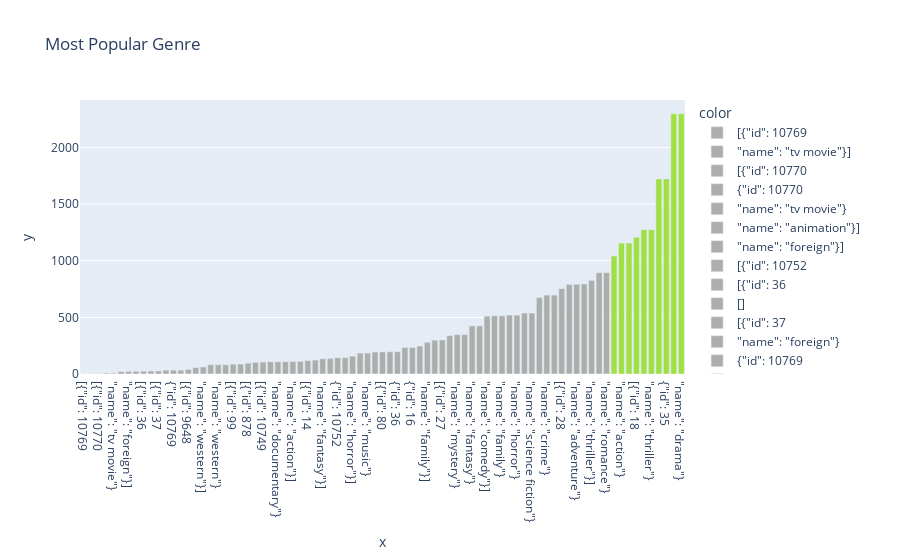

Notebook code cell kept with this figure:
### Code cell
import plotly.express as px
base_counts = get_counts(data, 'genres', genres)
base_counts = pd.DataFrame(index=base_counts.keys(),
                           data=base_counts.values(),
                           columns=['Counts'])
base_counts.sort_values(by='Counts', inplace=True)
# Plot the chart which shows top genres and separate by color where genre<1000
colors=['#abaeab' if i<1000 else '#A0E045' for i in  base_counts.Counts]
fig = px.bar(x=base_counts.index,
             y=base_counts['Counts'],
             title='Most Popular Genre',color_discrete_sequence=colors,color=base_counts.index)
fig.show()

### Figure 1 — Plotly figure (JSON) as saved in the notebook; plotly's stock layout.template omitted (floating-point values rounded to 4 significant figures)
{"data": [{"alignmentgroup": "True", "hovertemplate": "color=[{\"id\": 10769<br>x=%{x}<br>y=%{y}<extra></extra>", "legendgroup": "[{\"id\": 10769", "marker": {"color": "#abaeab", "pattern": {"shape": ""}}, "name": "[{\"id\": 10769", "offsetgroup": "[{\"id\": 10769", "orientation": "v", "showlegend": true, "textposition": "auto", "type": "bar", "x": ["[{\"id\": 10769"], "xaxis": "x", "y": [2], "yaxis": "y"}, {"alignmentgroup": "True", "hovertemplate": "color=\"name\": \"tv movie\"}]<br>x=%{x}<br>y=%{y}<extra></extra>", "legendgroup": "\"name\": \"tv movie\"}]", "marker": {"color": "#abaeab", "pattern": {"shape": ""}}, "name": "\"name\": \"tv movie\"}]", "offsetgroup": "\"name\": \"tv movie\"}]", "orientation": "v", "showlegend": true, "textposition": "auto", "type": "bar", "x": ["\"name\": \"tv movie\"}]"], "xaxis": "x", "y": [4], "yaxis": "y"}, {"alignmentgroup": "True", "hovertemplate": "color=[{\"id\": 10770<br>x=%{x}<br>y=%{y}<extra></extra>", "legendgroup": "[{\"id\": 10770", "marker": {"color": "#abaeab", "pattern": {"shape": ""}}, "name": "[{\"id\": 10770", "offsetgroup": "[{\"id\": 10770", "orientation": "v", "showlegend": true, "textposition": "auto", "type": "bar", "x": ["[{\"id\": 10770"], "xaxis": "x", "y": [4], "yaxis": "y"}, {"alignmentgroup": "True", "hovertemplate": "color={\"id\": 10770<br>x=%{x}<br>y=%{y}<extra></extra>", "legendgroup": "{\"id\": 10770", "marker": {"color": "#abaeab", "pattern": {"shape": ""}}, "name": "{\"id\": 10770", "offsetgroup": "{\"id\": 10770", "orientation": "v", "showlegend": true, "textposition": "auto", "type": "bar", "x": ["{\"id\": 10770"], "xaxis": "x", "y": [8], "yaxis": "y"}, {"alignmentgroup": "True", "hovertemplate": "color=\"name\": \"tv movie\"}<br>x=%{x}<br>y=%{y}<extra></extra>", "legendgroup": "\"name\": \"tv movie\"}", "marker": {"color": "#abaeab", "pattern": {"shape": ""}}, "name": "\"name\": \"tv movie\"}", "offsetgroup": "\"name\": \"tv movie\"}", "orientation": "v", "showlegend": true, "textposition": "auto", "type": "bar", "x": ["\"name\": \"tv movie\"}"], "xaxis": "x", "y": [8], "yaxis": "y"}, {"alignmentgroup": "True", "hovertemplate": "color=\"name\": \"animation\"}]<br>x=%{x}<br>y=%{y}<extra></extra>", "legendgroup": "\"name\": \"animation\"}]", "marker": {"color": "#abaeab", "pattern": {"shape": ""}}, "name": "\"name\": \"animation\"}]", "offsetgroup": "\"name\": \"animation\"}]", "orientation": "v", "showlegend": true, "textposition": "auto", "type": "bar", "x": ["\"name\": \"animation\"}]"], "xaxis": "x", "y": [21], "yaxis": "y"}, {"alignmentgroup": "True", "hovertemplate": "color=\"name\": \"foreign\"}]<br>x=%{x}<br>y=%{y}<extra></extra>", "legendgroup": "\"name\": \"foreign\"}]", "marker": {"color": "#abaeab", "pattern": {"shape": ""}}, "name": "\"name\": \"foreign\"}]", "offsetgroup": "\"name\": \"foreign\"}]", "orientation": "v", "showlegend": true, "textposition": "auto", "type": "bar", "x": ["\"name\": \"foreign\"}]"], "xaxis": "x", "y": [23], "yaxis": "y"}, {"alignmentgroup": "True", "hovertemplate": "color=[{\"id\": 10752<br>x=%{x}<br>y=%{y}<extra></extra>", "legendgroup": "[{\"id\": 10752", "marker": {"color": "#abaeab", "pattern": {"shape": ""}}, "name": "[{\"id\": 10752", "offsetgroup": "[{\"id\": 10752", "orientation": "v", "showlegend": true, "textposition": "auto", "type": "bar", "x": ["[{\"id\": 10752"], "xaxis": "x", "y": [24], "yaxis": "y"}, {"alignmentgroup": "True", "hovertemplate": "color=[{\"id\": 36<br>x=%{x}<br>y=%{y}<extra></extra>", "legendgroup": "[{\"id\": 36", "marker": {"color": "#abaeab", "pattern": {"shape": ""}}, "name": "[{\"id\": 36", "offsetgroup": "[{\"id\": 36", "orientation": "v", "showlegend": true, "textposition": "auto", "type": "bar", "x": ["[{\"id\": 36"], "xaxis": "x", "y": [25], "yaxis": "y"}, {"alignmentgroup": "True", "hovertemplate": "color=[]<br>x=%{x}<br>y=%{y}<extra></extra>", "legendgroup": "[]", "marker": {"color": "#abaeab", "pattern": {"shape": ""}}, "name": "[]", "offsetgroup": "[]", "orientation": "v", "showlegend": true, "textposition": "auto", "type": "bar", "x": ["[]"], "xaxis": "x", "y": [27], "yaxis": "y"}, {"alignmentgroup": "True", "hovertemplate": "color=[{\"id\": 37<br>x=%{x}<br>y=%{y}<extra></extra>", "legendgroup": "[{\"id\": 37", "marker": {"color": "#abaeab", "pattern": {"shape": ""}}, "name": "[{\"id\": 37", "offsetgroup": "[{\"id\": 37", "orientation": "v", "showlegend": true, "textposition": "auto", "type": "bar", "x": ["[{\"id\": 37"], "xaxis": "x", "y": [27], "yaxis": "y"}, {"alignmentgroup": "True", "hovertemplate": "color=\"name\": \"foreign\"}<br>x=%{x}<br>y=%{y}<extra></extra>", "legendgroup": "\"name\": \"foreign\"}", "marker": {"color": "#abaeab", "pattern": {"shape": ""}}, "name": "\"name\": \"foreign\"}", "offsetgroup": "\"name\": \"foreign\"}", "orientation": "v", "showlegend": true, "textposition": "auto", "type": "bar", "x": ["\"name\": \"foreign\"}"], "xaxis": "x", "y": [34], "yaxis": "y"}, {"alignmentgroup": "True", "hovertemplate": "color={\"id\": 10769<br>x=%{x}<br>y=%{y}<extra></extra>", "legendgroup": "{\"id\": 10769", "marker": {"color": "#abaeab", "pattern": {"shape": ""}}, "name": "{\"id\": 10769", "offsetgroup": "{\"id\": 10769", "orientation": "v", "showlegend": true, "textposition": "auto", "type": "bar", "x": ["{\"id\": 10769"], "xaxis": "x", "y": [34], "yaxis": "y"}, {"alignmentgroup": "True", "hovertemplate": "color=[{\"id\": 10402<br>x=%{x}<br>y=%{y}<extra></extra>", "legendgroup": "[{\"id\": 10402", "marker": {"color": "#abaeab", "pattern": {"shape": ""}}, "name": "[{\"id\": 10402", "offsetgroup": "[{\"id\": 10402", "orientation": "v", "showlegend": true, "textposition": "auto", "type": "bar", "x": ["[{\"id\": 10402"], "xaxis": "x", "y": [34], "yaxis": "y"}, {"alignmentgroup": "True", "hovertemplate": "color=[{\"id\": 9648<br>x=%{x}<br>y=%{y}<extra></extra>", "legendgroup": "[{\"id\": 9648", "marker": {"color": "#abaeab", "pattern": {"shape": ""}}, "name": "[{\"id\": 9648", "offsetgroup": "[{\"id\": 9648", "orientation": "v", "showlegend": true, "textposition": "auto", "type": "bar", "x": ["[{\"id\": 9648"], "xaxis": "x", "y": [41], "yaxis": "y"}, {"alignmentgroup": "True", "hovertemplate": "color=[{\"id\": 10751<br>x=%{x}<br>y=%{y}<extra></extra>", "legendgroup": "[{\"id\": 10751", "marker": {"color": "#abaeab", "pattern": {"shape": ""}}, "name": "[{\"id\": 10751", "offsetgroup": "[{\"id\": 10751", "orientation": "v", "showlegend": true, "textposition": "auto", "type": "bar", "x": ["[{\"id\": 10751"], "xaxis": "x", "y": [57], "yaxis": "y"}, {"alignmentgroup": "True", "hovertemplate": "color=\"name\": \"western\"}]<br>x=%{x}<br>y=%{y}<extra></extra>", "legendgroup": "\"name\": \"western\"}]", "marker": {"color": "#abaeab", "pattern": {"shape": ""}}, "name": "\"name\": \"western\"}]", "offsetgroup": "\"name\": \"western\"}]", "orientation": "v", "showlegend": true, "textposition": "auto", "type": "bar", "x": ["\"name\": \"western\"}]"], "xaxis": "x", "y": [62], "yaxis": "y"}, {"alignmentgroup": "True", "hovertemplate": "color=\"name\": \"documentary\"}]<br>x=%{x}<br>y=%{y}<extra></extra>", "legendgroup": "\"name\": \"documentary\"}]", "marker": {"color": "#abaeab", "pattern": {"shape": ""}}, "name": "\"name\": \"documentary\"}]", "offsetgroup": "\"name\": \"documentary\"}]", "orientation": "v", "showlegend": true, "textposition": "auto", "type": "bar", "x": ["\"name\": \"documentary\"}]"], "xaxis": "x", "y": [82], "yaxis": "y"}, {"alignmentgroup": "True", "hovertemplate": "color=\"name\": \"western\"}<br>x=%{x}<br>y=%{y}<extra></extra>", "legendgroup": "\"name\": \"western\"}", "marker": {"color": "#abaeab", "pattern": {"shape": ""}}, "name": "\"name\": \"western\"}", "offsetgroup": "\"name\": \"western\"}", "orientation": "v", "showlegend": true, "textposition": "auto", "type": "bar", "x": ["\"name\": \"western\"}"], "xaxis": "x", "y": [82], "yaxis": "y"}, {"alignmentgroup": "True", "hovertemplate": "color={\"id\": 37<br>x=%{x}<br>y=%{y}<extra></extra>", "legendgroup": "{\"id\": 37", "marker": {"color": "#abaeab", "pattern": {"shape": ""}}, "name": "{\"id\": 37", "offsetgroup": "{\"id\": 37", "orientation": "v", "showlegend": true, "textposition": "auto", "type": "bar", "x": ["{\"id\": 37"], "xaxis": "x", "y": [82], "yaxis": "y"}, {"alignmentgroup": "True", "hovertemplate": "color=[{\"id\": 99<br>x=%{x}<br>y=%{y}<extra></extra>", "legendgroup": "[{\"id\": 99", "marker": {"color": "#abaeab", "pattern": {"shape": ""}}, "name": "[{\"id\": 99", "offsetgroup": "[{\"id\": 99", "orientation": "v", "showlegend": true, "textposition": "auto", "type": "bar", "x": ["[{\"id\": 99"], "xaxis": "x", "y": [87], "yaxis": "y"}, {"alignmentgroup": "True", "hovertemplate": "color=\"name\": \"history\"}]<br>x=%{x}<br>y=%{y}<extra></extra>", "legendgroup": "\"name\": \"history\"}]", "marker": {"color": "#abaeab", "pattern": {"shape": ""}}, "name": "\"name\": \"history\"}]", "offsetgroup": "\"name\": \"history\"}]", "orientation": "v", "showlegend": true, "textposition": "auto", "type": "bar", "x": ["\"name\": \"history\"}]"], "xaxis": "x", "y": [88], "yaxis": "y"}, {"alignmentgroup": "True", "hovertemplate": "color=[{\"id\": 878<br>x=%{x}<br>y=%{y}<extra></extra>", "legendgroup": "[{\"id\": 878", "marker": {"color": "#abaeab", "pattern": {"shape": ""}}, "name": "[{\"id\": 878", "offsetgroup": "[{\"id\": 878", "orientation": "v", "showlegend": true, "textposition": "auto", "type": "bar", "x": ["[{\"id\": 878"], "xaxis": "x", "y": [96], "yaxis": "y"}, {"alignmentgroup": "True", "hovertemplate": "color=\"name\": \"music\"}]<br>x=%{x}<br>y=%{y}<extra></extra>", "legendgroup": "\"name\": \"music\"}]", "marker": {"color": "#abaeab", "pattern": {"shape": ""}}, "name": "\"name\": \"music\"}]", "offsetgroup": "\"name\": \"music\"}]", "orientation": "v", "showlegend": true, "textposition": "auto", "type": "bar", "x": ["\"name\": \"music\"}]"], "xaxis": "x", "y": [103], "yaxis": "y"}, {"alignmentgroup": "True", "hovertemplate": "color=[{\"id\": 10749<br>x=%{x}<br>y=%{y}<extra></extra>", "legendgroup": "[{\"id\": 10749", "marker": {"color": "#abaeab", "pattern": {"shape": ""}}, "name": "[{\"id\": 10749", "offsetgroup": "[{\"id\": 10749", "orientation": "v", "showlegend": true, "textposition": "auto", "type": "bar", "x": ["[{\"id\": 10749"], "xaxis": "x", "y": [106], "yaxis": "y"}, {"alignmentgroup": "True", "hovertemplate": "color={\"id\": 99<br>x=%{x}<br>y=%{y}<extra></extra>", "legendgroup": "{\"id\": 99", "marker": {"color": "#abaeab", "pattern": {"shape": ""}}, "name": "{\"id\": 99", "offsetgroup": "{\"id\": 99", "orientation": "v", "showlegend": true, "textposition": "auto", "type": "bar", "x": ["{\"id\": 99"], "xaxis": "x", "y": [108], "yaxis": "y"}, {"alignmentgroup": "True", "hovertemplate": "color=\"name\": \"documentary\"}<br>x=%{x}<br>y=%{y}<extra></extra>", "legendgroup": "\"name\": \"documentary\"}", "marker": {"color": "#abaeab", "pattern": {"shape": ""}}, "name": "\"name\": \"documentary\"}", "offsetgroup": "\"name\": \"documentary\"}", "orientation": "v", "showlegend": true, "textposition": "auto", "type": "bar", "x": ["\"name\": \"documentary\"}"], "xaxis": "x", "y": [108], "yaxis": "y"}, {"alignmentgroup": "True", "hovertemplate": "color=\"name\": \"war\"}]<br>x=%{x}<br>y=%{y}<extra></extra>", "legendgroup": "\"name\": \"war\"}]", "marker": {"color": "#abaeab", "pattern": {"shape": ""}}, "name": "\"name\": \"war\"}]", "offsetgroup": "\"name\": \"war\"}]", "orientation": "v", "showlegend": true, "textposition": "auto", "type": "bar", "x": ["\"name\": \"war\"}]"], "xaxis": "x", "y": [109], "yaxis": "y"}, {"alignmentgroup": "True", "hovertemplate": "color=\"name\": \"action\"}]<br>x=%{x}<br>y=%{y}<extra></extra>", "legendgroup": "\"name\": \"action\"}]", "marker": {"color": "#abaeab", "pattern": {"shape": ""}}, "name": "\"name\": \"action\"}]", "offsetgroup": "\"name\": \"action\"}]", "orientation": "v", "showlegend": true, "textposition": "auto", "type": "bar", "x": ["\"name\": \"action\"}]"], "xaxis": "x", "y": [110], "yaxis": "y"}, {"alignmentgroup": "True", "hovertemplate": "color=\"name\": \"adventure\"}]<br>x=%{x}<br>y=%{y}<extra></extra>", "legendgroup": "\"name\": \"adventure\"}]", "marker": {"color": "#abaeab", "pattern": {"shape": ""}}, "name": "\"name\": \"adventure\"}]", "offsetgroup": "\"name\": \"adventure\"}]", "orientation": "v", "showlegend": true, "textposition": "auto", "type": "bar", "x": ["\"name\": \"adventure\"}]"], "xaxis": "x", "y": [111], "yaxis": "y"}, {"alignmentgroup": "True", "hovertemplate": "color=[{\"id\": 14<br>x=%{x}<br>y=%{y}<extra></extra>", "legendgroup": "[{\"id\": 14", "marker": {"color": "#abaeab", "pattern": {"shape": ""}}, "name": "[{\"id\": 14", "offsetgroup": "[{\"id\": 14", "orientation": "v", "showlegend": true, "textposition": "auto", "type": "bar", "x": ["[{\"id\": 14"], "xaxis": "x", "y": [118], "yaxis": "y"}, {"alignmentgroup": "True", "hovertemplate": "color=[{\"id\": 16<br>x=%{x}<br>y=%{y}<extra></extra>", "legendgroup": "[{\"id\": 16", "marker": {"color": "#abaeab", "pattern": {"shape": ""}}, "name": "[{\"id\": 16", "offsetgroup": "[{\"id\": 16", "orientation": "v", "showlegend": true, "textposition": "auto", "type": "bar", "x": ["[{\"id\": 16"], "xaxis": "x", "y": [123], "yaxis": "y"}, {"alignmentgroup": "True", "hovertemplate": "color=\"name\": \"fantasy\"}]<br>x=%{x}<br>y=%{y}<extra></extra>", "legendgroup": "\"name\": \"fantasy\"}]", "marker": {"color": "#abaeab", "pattern": {"shape": ""}}, "name": "\"name\": \"fantasy\"}]", "offsetgroup": "\"name\": \"fantasy\"}]", "orientation": "v", "showlegend": true, "textposition": "auto", "type": "bar", "x": ["\"name\": \"fantasy\"}]"], "xaxis": "x", "y": [134], "yaxis": "y"}, {"alignmentgroup": "True", "hovertemplate": "color=\"name\": \"mystery\"}]<br>x=%{x}<br>y=%{y}<extra></extra>", "legendgroup": "\"name\": \"mystery\"}]", "marker": {"color": "#abaeab", "pattern": {"shape": ""}}, "name": "\"name\": \"mystery\"}]", "offsetgroup": "\"name\": \"mystery\"}]", "orientation": "v", "showlegend": true, "textposition": "auto", "type": "bar", "x": ["\"name\": \"mystery\"}]"], "xaxis": "x", "y": [138], "yaxis": "y"}, {"alignmentgroup": "True", "hovertemplate": "color={\"id\": 10752<br>x=%{x}<br>y=%{y}<extra></extra>", "legendgroup": "{\"id\": 10752", "marker": {"color": "#abaeab", "pattern": {"shape": ""}}, "name": "{\"id\": 10752", "offsetgroup": "{\"id\": 10752", "orientation": "v", "showlegend": true, "textposition": "auto", "type": "bar", "x": ["{\"id\": 10752"], "xaxis": "x", "y": [144], "yaxis": "y"}, {"alignmentgroup": "True", "hovertemplate": "color=\"name\": \"war\"}<br>x=%{x}<br>y=%{y}<extra></extra>", "legendgroup": "\"name\": \"war\"}", "marker": {"color": "#abaeab", "pattern": {"shape": ""}}, "name": "\"name\": \"war\"}", "offsetgroup": "\"name\": \"war\"}", "orientation": "v", "showlegend": true, "textposition": "auto", "type": "bar", "x": ["\"name\": \"war\"}"], "xaxis": "x", "y": [144], "yaxis": "y"}, {"alignmentgroup": "True", "hovertemplate": "color=\"name\": \"horror\"}]<br>x=%{x}<br>y=%{y}<extra></extra>", "legendgroup": "\"name\": \"horror\"}]", "marker": {"color": "#abaeab", "pattern": {"shape": ""}}, "name": "\"name\": \"horror\"}]", "offsetgroup": "\"name\": \"horror\"}]", "orientation": "v", "showlegend": true, "textposition": "auto", "type": "bar", "x": ["\"name\": \"horror\"}]"], "xaxis": "x", "y": [158], "yaxis": "y"}, {"alignmentgroup": "True", "hovertemplate": "color={\"id\": 10402<br>x=%{x}<br>y=%{y}<extra></extra>", "legendgroup": "{\"id\": 10402", "marker": {"color": "#abaeab", "pattern": {"shape": ""}}, "name": "{\"id\": 10402", "offsetgroup": "{\"id\": 10402", "orientation": "v", "showlegend": true, "textposition": "auto", "type": "bar", "x": ["{\"id\": 10402"], "xaxis": "x", "y": [185], "yaxis": "y"}, {"alignmentgroup": "True", "hovertemplate": "color=\"name\": \"music\"}<br>x=%{x}<br>y=%{y}<extra></extra>", "legendgroup": "\"name\": \"music\"}", "marker": {"color": "#abaeab", "pattern": {"shape": ""}}, "name": "\"name\": \"music\"}", "offsetgroup": "\"name\": \"music\"}", "orientation": "v", "showlegend": true, "textposition": "auto", "type": "bar", "x": ["\"name\": \"music\"}"], "xaxis": "x", "y": [185], "yaxis": "y"}, {"alignmentgroup": "True", "hovertemplate": "color=[{\"id\": 53<br>x=%{x}<br>y=%{y}<extra></extra>", "legendgroup": "[{\"id\": 53", "marker": {"color": "#abaeab", "pattern": {"shape": ""}}, "name": "[{\"id\": 53", "offsetgroup": "[{\"id\": 53", "orientation": "v", "showlegend": true, "textposition": "auto", "type": "bar", "x": ["[{\"id\": 53"], "xaxis": "x", "y": [194], "yaxis": "y"}, {"alignmentgroup": "True", "hovertemplate": "color=[{\"id\": 80<br>x=%{x}<br>y=%{y}<extra></extra>", "legendgroup": "[{\"id\": 80", "marker": {"color": "#abaeab", "pattern": {"shape": ""}}, "name": "[{\"id\": 80", "offsetgroup": "[{\"id\": 80", "orientation": "v", "showlegend": true, "textposition": "auto", "type": "bar", "x": ["[{\"id\": 80"], "xaxis": "x", "y": [195], "yaxis": "y"}, {"alignmentgroup": "True", "hovertemplate": "color=\"name\": \"history\"}<br>x=%{x}<br>y=%{y}<extra></extra>", "legendgroup": "\"name\": \"history\"}", "marker": {"color": "#abaeab", "pattern": {"shape": ""}}, "name": "\"name\": \"history\"}", "offsetgroup": "\"name\": \"history\"}", "orientation": "v", "showlegend": true, "textposition": "auto", "type": "bar", "x": ["\"name\": \"history\"}"], "xaxis": "x", "y": [197], "yaxis": "y"}, {"alignmentgroup": "True", "hovertemplate": "color={\"id\": 36<br>x=%{x}<br>y=%{y}<extra></extra>", "legendgroup": "{\"id\": 36", "marker": {"color": "#abaeab", "pattern": {"shape": ""}}, "name": "{\"id\": 36", "offsetgroup": "{\"id\": 36", "orientation": "v", "showlegend": true, "textposition": "auto", "type": "bar", "x": ["{\"id\": 36"], "xaxis": "x", "y": [197], "yaxis": "y"}, {"alignmentgroup": "True", "hovertemplate": "color=\"name\": \"animation\"}<br>x=%{x}<br>y=%{y}<extra></extra>", "legendgroup": "\"name\": \"animation\"}", "marker": {"color": "#abaeab", "pattern": {"shape": ""}}, "name": "\"name\": \"animation\"}", "offsetgroup": "\"name\": \"animation\"}", "orientation": "v", "showlegend": true, "textposition": "auto", "type": "bar", "x": ["\"name\": \"animation\"}"], "xaxis": "x", "y": [234], "yaxis": "y"}, {"alignmentgroup": "True", "hovertemplate": "color={\"id\": 16<br>x=%{x}<br>y=%{y}<extra></extra>", "legendgroup": "{\"id\": 16", "marker": {"color": "#abaeab", "pattern": {"shape": ""}}, "name": "{\"id\": 16", "offsetgroup": "{\"id\": 16", "orientation": "v", "showlegend": true, "textposition": "auto", "type": "bar", "x": ["{\"id\": 16"], "xaxis": "x", "y": [234], "yaxis": "y"}, {"alignmentgroup": "True", "hovertemplate": "color=\"name\": \"crime\"}]<br>x=%{x}<br>y=%{y}<extra></extra>", "legendgroup": "\"name\": \"crime\"}]", "marker": {"color": "#abaeab", "pattern": {"shape": ""}}, "name": "\"name\": \"crime\"}]", "offsetgroup": "\"name\": \"crime\"}]", "orientation": "v", "showlegend": true, "textposition": "auto", "type": "bar", "x": ["\"name\": \"crime\"}]"], "xaxis": "x", "y": [247], "yaxis": "y"}, {"alignmentgroup": "True", "hovertemplate": "color=\"name\": \"family\"}]<br>x=%{x}<br>y=%{y}<extra></extra>", "legendgroup": "\"name\": \"family\"}]", "marker": {"color": "#abaeab", "pattern": {"shape": ""}}, "name": "\"name\": \"family\"}]", "offsetgroup": "\"name\": \"family\"}]", "orientation": "v", "showlegend": true, "textposition": "auto", "type": "bar", "x": ["\"name\": \"family\"}]"], "xaxis": "x", "y": [280], "yaxis": "y"}, {"alignmentgroup": "True", "hovertemplate": "color=\"name\": \"science fiction\"}]<br>x=%{x}<br>y=%{y}<extra></extra>", "legendgroup": "\"name\": \"science fiction\"}]", "marker": {"color": "#abaeab", "pattern": {"shape": ""}}, "name": "\"name\": \"science fiction\"}]", "offsetgroup": "\"name\": \"science fiction\"}]", "orientation": "v", "showlegend": true, "textposition": "auto", "type": "bar", "x": ["\"name\": \"science fiction\"}]"], "xaxis": "x", "y": [299], "yaxis": "y"}, {"alignmentgroup": "True", "hovertemplate": "color=[{\"id\": 27<br>x=%{x}<br>y=%{y}<extra></extra>", "legendgroup": "[{\"id\": 27", "marker": {"color": "#abaeab", "pattern": {"shape": ""}}, "name": "[{\"id\": 27", "offsetgroup": "[{\"id\": 27", "orientation": "v", "showlegend": true, "textposition": "auto", "type": "bar", "x": ["[{\"id\": 27"], "xaxis": "x", "y": [301], "yaxis": "y"}, {"alignmentgroup": "True", "hovertemplate": "color=[{\"id\": 12<br>x=%{x}<br>y=%{y}<extra></extra>", "legendgroup": "[{\"id\": 12", "marker": {"color": "#abaeab", "pattern": {"shape": ""}}, "name": "[{\"id\": 12", "offsetgroup": "[{\"id\": 12", "orientation": "v", "showlegend": true, "textposition": "auto", "type": "bar", "x": ["[{\"id\": 12"], "xaxis": "x", "y": [339], "yaxis": "y"}, {"alignmentgroup": "True", "hovertemplate": "color=\"name\": \"mystery\"}<br>x=%{x}<br>y=%{y}<extra></extra>", "legendgroup": "\"name\": \"mystery\"}", "marker": {"color": "#abaeab", "pattern": {"shape": ""}}, "name": "\"name\": \"mystery\"}", "offsetgroup": "\"name\": \"mystery\"}", "orientation": "v", "showlegend": true, "textposition": "auto", "type": "bar", "x": ["\"name\": \"mystery\"}"], "xaxis": "x", "y": [348], "yaxis": "y"}, {"alignmentgroup": "True", "hovertemplate": "color={\"id\": 9648<br>x=%{x}<br>y=%{y}<extra></extra>", "legendgroup": "{\"id\": 9648", "marker": {"color": "#abaeab", "pattern": {"shape": ""}}, "name": "{\"id\": 9648", "offsetgroup": "{\"id\": 9648", "orientation": "v", "showlegend": true, "textposition": "auto", "type": "bar", "x": ["{\"id\": 9648"], "xaxis": "x", "y": [348], "yaxis": "y"}, {"alignmentgroup": "True", "hovertemplate": "color=\"name\": \"fantasy\"}<br>x=%{x}<br>y=%{y}<extra></extra>", "legendgroup": "\"name\": \"fantasy\"}", "marker": {"color": "#abaeab", "pattern": {"shape": ""}}, "name": "\"name\": \"fantasy\"}", "offsetgroup": "\"name\": \"fantasy\"}", "orientation": "v", "showlegend": true, "textposition": "auto", "type": "bar", "x": ["\"name\": \"fantasy\"}"], "xaxis": "x", "y": [425], "yaxis": "y"}, {"alignmentgroup": "True", "hovertemplate": "color={\"id\": 14<br>x=%{x}<br>y=%{y}<extra></extra>", "legendgroup": "{\"id\": 14", "marker": {"color": "#abaeab", "pattern": {"shape": ""}}, "name": "{\"id\": 14", "offsetgroup": "{\"id\": 14", "orientation": "v", "showlegend": true, "textposition": "auto", "type": "bar", "x": ["{\"id\": 14"], "xaxis": "x", "y": [425], "yaxis": "y"}, {"alignmentgroup": "True", "hovertemplate": "color=\"name\": \"comedy\"}]<br>x=%{x}<br>y=%{y}<extra></extra>", "legendgroup": "\"name\": \"comedy\"}]", "marker": {"color": "#abaeab", "pattern": {"shape": ""}}, "name": "\"name\": \"comedy\"}]", "offsetgroup": "\"name\": \"comedy\"}]", "orientation": "v", "showlegend": true, "textposition": "auto", "type": "bar", "x": ["\"name\": \"comedy\"}]"], "xaxis": "x", "y": [511], "yaxis": "y"}, {"alignmentgroup": "True", "hovertemplate": "color={\"id\": 10751<br>x=%{x}<br>y=%{y}<extra></extra>", "legendgroup": "{\"id\": 10751", "marker": {"color": "#abaeab", "pattern": {"shape": ""}}, "name": "{\"id\": 10751", "offsetgroup": "{\"id\": 10751", "orientation": "v", "showlegend": true, "textposition": "auto", "type": "bar", "x": ["{\"id\": 10751"], "xaxis": "x", "y": [514], "yaxis": "y"}, {"alignmentgroup": "True", "hovertemplate": "color=\"name\": \"family\"}<br>x=%{x}<br>y=%{y}<extra></extra>", "legendgroup": "\"name\": \"family\"}", "marker": {"color": "#abaeab", "pattern": {"shape": ""}}, "name": "\"name\": \"family\"}", "offsetgroup": "\"name\": \"family\"}", "orientation": "v", "showlegend": true, "textposition": "auto", "type": "bar", "x": ["\"name\": \"family\"}"], "xaxis": "x", "y": [514], "yaxis": "y"}, {"alignmentgroup": "True", "hovertemplate": "color={\"id\": 27<br>x=%{x}<br>y=%{y}<extra></extra>", "legendgroup": "{\"id\": 27", "marker": {"color": "#abaeab", "pattern": {"shape": ""}}, "name": "{\"id\": 27", "offsetgroup": "{\"id\": 27", "orientation": "v", "showlegend": true, "textposition": "auto", "type": "bar", "x": ["{\"id\": 27"], "xaxis": "x", "y": [520], "yaxis": "y"}, {"alignmentgroup": "True", "hovertemplate": "color=\"name\": \"horror\"}<br>x=%{x}<br>y=%{y}<extra></extra>", "legendgroup": "\"name\": \"horror\"}", "marker": {"color": "#abaeab", "pattern": {"shape": ""}}, "name": "\"name\": \"horror\"}", "offsetgroup": "\"name\": \"horror\"}", "orientation": "v", "showlegend": true, "textposition": "auto", "type": "bar", "x": ["\"name\": \"horror\"}"], "xaxis": "x", "y": [520], "yaxis": "y"}, {"alignmentgroup": "True", "hovertemplate": "color={\"id\": 878<br>x=%{x}<br>y=%{y}<extra></extra>", "legendgroup": "{\"id\": 878", "marker": {"color": "#abaeab", "pattern": {"shape": ""}}, "name": "{\"id\": 878", "offsetgroup": "{\"id\": 878", "orientation": "v", "showlegend": true, "textposition": "auto", "type": "bar", "x": ["{\"id\": 878"], "xaxis": "x", "y": [538], "yaxis": "y"}, {"alignmentgroup": "True", "hovertemplate": "color=\"name\": \"science fiction\"}<br>x=%{x}<br>y=%{y}<extra></extra>", "legendgroup": "\"name\": \"science fiction\"}", "marker": {"color": "#abaeab", "pattern": {"shape": ""}}, "name": "\"name\": \"science fiction\"}", "offsetgroup": "\"name\": \"science fiction\"}", "orientation": "v", "showlegend": true, "textposition": "auto", "type": "bar", "x": ["\"name\": \"science fiction\"}"], "xaxis": "x", "y": [538], "yaxis": "y"}, {"alignmentgroup": "True", "hovertemplate": "color=\"name\": \"romance\"}]<br>x=%{x}<br>y=%{y}<extra></extra>", "legendgroup": "\"name\": \"romance\"}]", "marker": {"color": "#abaeab", "pattern": {"shape": ""}}, "name": "\"name\": \"romance\"}]", "offsetgroup": "\"name\": \"romance\"}]", "orientation": "v", "showlegend": true, "textposition": "auto", "type": "bar", "x": ["\"name\": \"romance\"}]"], "xaxis": "x", "y": [676], "yaxis": "y"}, {"alignmentgroup": "True", "hovertemplate": "color=\"name\": \"crime\"}<br>x=%{x}<br>y=%{y}<extra></extra>", "legendgroup": "\"name\": \"crime\"}", "marker": {"color": "#abaeab", "pattern": {"shape": ""}}, "name": "\"name\": \"crime\"}", "offsetgroup": "\"name\": \"crime\"}", "orientation": "v", "showlegend": true, "textposition": "auto", "type": "bar", "x": ["\"name\": \"crime\"}"], "xaxis": "x", "y": [697], "yaxis": "y"}, {"alignmentgroup": "True", "hovertemplate": "color={\"id\": 80<br>x=%{x}<br>y=%{y}<extra></extra>", "legendgroup": "{\"id\": 80", "marker": {"color": "#abaeab", "pattern": {"shape": ""}}, "name": "{\"id\": 80", "offsetgroup": "{\"id\": 80", "orientation": "v", "showlegend": true, "textposition": "auto", "type": "bar", "x": ["{\"id\": 80"], "xaxis": "x", "y": [697], "yaxis": "y"}, {"alignmentgroup": "True", "hovertemplate": "color=[{\"id\": 28<br>x=%{x}<br>y=%{y}<extra></extra>", "legendgroup": "[{\"id\": 28", "marker": {"color": "#abaeab", "pattern": {"shape": ""}}, "name": "[{\"id\": 28", "offsetgroup": "[{\"id\": 28", "orientation": "v", "showlegend": true, "textposition": "auto", "type": "bar", "x": ["[{\"id\": 28"], "xaxis": "x", "y": [755], "yaxis": "y"}, {"alignmentgroup": "True", "hovertemplate": "color={\"id\": 12<br>x=%{x}<br>y=%{y}<extra></extra>", "legendgroup": "{\"id\": 12", "marker": {"color": "#abaeab", "pattern": {"shape": ""}}, "name": "{\"id\": 12", "offsetgroup": "{\"id\": 12", "orientation": "v", "showlegend": true, "textposition": "auto", "type": "bar", "x": ["{\"id\": 12"], "xaxis": "x", "y": [792], "yaxis": "y"}, {"alignmentgroup": "True", "hovertemplate": "color=\"name\": \"adventure\"}<br>x=%{x}<br>y=%{y}<extra></extra>", "legendgroup": "\"name\": \"adventure\"}", "marker": {"color": "#abaeab", "pattern": {"shape": ""}}, "name": "\"name\": \"adventure\"}", "offsetgroup": "\"name\": \"adventure\"}", "orientation": "v", "showlegend": true, "textposition": "auto", "type": "bar", "x": ["\"name\": \"adventure\"}"], "xaxis": "x", "y": [792], "yaxis": "y"}, {"alignmentgroup": "True", "hovertemplate": "color=\"name\": \"drama\"}]<br>x=%{x}<br>y=%{y}<extra></extra>", "legendgroup": "\"name\": \"drama\"}]", "marker": {"color": "#abaeab", "pattern": {"shape": ""}}, "name": "\"name\": \"drama\"}]", "offsetgroup": "\"name\": \"drama\"}]", "orientation": "v", "showlegend": true, "textposition": "auto", "type": "bar", "x": ["\"name\": \"drama\"}]"], "xaxis": "x", "y": [795], "yaxis": "y"}, {"alignmentgroup": "True", "hovertemplate": "color=\"name\": \"thriller\"}]<br>x=%{x}<br>y=%{y}<extra></extra>", "legendgroup": "\"name\": \"thriller\"}]", "marker": {"color": "#abaeab", "pattern": {"shape": ""}}, "name": "\"name\": \"thriller\"}]", "offsetgroup": "\"name\": \"thriller\"}]", "orientation": "v", "showlegend": true, "textposition": "auto", "type": "bar", "x": ["\"name\": \"thriller\"}]"], "xaxis": "x", "y": [827], "yaxis": "y"}, {"alignmentgroup": "True", "hovertemplate": "color={\"id\": 10749<br>x=%{x}<br>y=%{y}<extra></extra>", "legendgroup": "{\"id\": 10749", "marker": {"color": "#abaeab", "pattern": {"shape": ""}}, "name": "{\"id\": 10749", "offsetgroup": "{\"id\": 10749", "orientation": "v", "showlegend": true, "textposition": "auto", "type": "bar", "x": ["{\"id\": 10749"], "xaxis": "x", "y": [895], "yaxis": "y"}, {"alignmentgroup": "True", "hovertemplate": "color=\"name\": \"romance\"}<br>x=%{x}<br>y=%{y}<extra></extra>", "legendgroup": "\"name\": \"romance\"}", "marker": {"color": "#abaeab", "pattern": {"shape": ""}}, "name": "\"name\": \"romance\"}", "offsetgroup": "\"name\": \"romance\"}", "orientation": "v", "showlegend": true, "textposition": "auto", "type": "bar", "x": ["\"name\": \"romance\"}"], "xaxis": "x", "y": [895], "yaxis": "y"}, {"alignmentgroup": "True", "hovertemplate": "color=[{\"id\": 35<br>x=%{x}<br>y=%{y}<extra></extra>", "legendgroup": "[{\"id\": 35", "marker": {"color": "#A0E045", "pattern": {"shape": ""}}, "name": "[{\"id\": 35", "offsetgroup": "[{\"id\": 35", "orientation": "v", "showlegend": true, "textposition": "auto", "type": "bar", "x": ["[{\"id\": 35"], "xaxis": "x", "y": [1042], "yaxis": "y"}, {"alignmentgroup": "True", "hovertemplate": "color=\"name\": \"action\"}<br>x=%{x}<br>y=%{y}<extra></extra>", "legendgroup": "\"name\": \"action\"}", "marker": {"color": "#A0E045", "pattern": {"shape": ""}}, "name": "\"name\": \"action\"}", "offsetgroup": "\"name\": \"action\"}", "orientation": "v", "showlegend": true, "textposition": "auto", "type": "bar", "x": ["\"name\": \"action\"}"], "xaxis": "x", "y": [1156], "yaxis": "y"}, {"alignmentgroup": "True", "hovertemplate": "color={\"id\": 28<br>x=%{x}<br>y=%{y}<extra></extra>", "legendgroup": "{\"id\": 28", "marker": {"color": "#A0E045", "pattern": {"shape": ""}}, "name": "{\"id\": 28", "offsetgroup": "{\"id\": 28", "orientation": "v", "showlegend": true, "textposition": "auto", "type": "bar", "x": ["{\"id\": 28"], "xaxis": "x", "y": [1156], "yaxis": "y"}, {"alignmentgroup": "True", "hovertemplate": "color=[{\"id\": 18<br>x=%{x}<br>y=%{y}<extra></extra>", "legendgroup": "[{\"id\": 18", "marker": {"color": "#A0E045", "pattern": {"shape": ""}}, "name": "[{\"id\": 18", "offsetgroup": "[{\"id\": 18", "orientation": "v", "showlegend": true, "textposition": "auto", "type": "bar", "x": ["[{\"id\": 18"], "xaxis": "x", "y": [1208], "yaxis": "y"}, {"alignmentgroup": "True", "hovertemplate": "color={\"id\": 53<br>x=%{x}<br>y=%{y}<extra></extra>", "legendgroup": "{\"id\": 53", "marker": {"color": "#A0E045", "pattern": {"shape": ""}}, "name": "{\"id\": 53", "offsetgroup": "{\"id\": 53", "orientation": "v", "showlegend": true, "textposition": "auto", "type": "bar", "x": ["{\"id\": 53"], "xaxis": "x", "y": [1275], "yaxis": "y"}, {"alignmentgroup": "True", "hovertemplate": "color=\"name\": \"thriller\"}<br>x=%{x}<br>y=%{y}<extra></extra>", "legendgroup": "\"name\": \"thriller\"}", "marker": {"color": "#A0E045", "pattern": {"shape": ""}}, "name": "\"name\": \"thriller\"}", "offsetgroup": "\"name\": \"thriller\"}", "orientation": "v", "showlegend": true, "textposition": "auto", "type": "bar", "x": ["\"name\": \"thriller\"}"], "xaxis": "x", "y": [1275], "yaxis": "y"}, {"alignmentgroup": "True", "hovertemplate": "color=\"name\": \"comedy\"}<br>x=%{x}<br>y=%{y}<extra></extra>", "legendgroup": "\"name\": \"comedy\"}", "marker": {"color": "#A0E045", "pattern": {"shape": ""}}, "name": "\"name\": \"comedy\"}", "offsetgroup": "\"name\": \"comedy\"}", "orientation": "v", "showlegend": true, "textposition": "auto", "type": "bar", "x": ["\"name\": \"comedy\"}"], "xaxis": "x", "y": [1723], "yaxis": "y"}, {"alignmentgroup": "True", "hovertemplate": "color={\"id\": 35<br>x=%{x}<br>y=%{y}<extra></extra>", "legendgroup": "{\"id\": 35", "marker": {"color": "#A0E045", "pattern": {"shape": ""}}, "name": "{\"id\": 35", "offsetgroup": "{\"id\": 35", "orientation": "v", "showlegend": true, "textposition": "auto", "type": "bar", "x": ["{\"id\": 35"], "xaxis": "x", "y": [1723], "yaxis": "y"}, {"alignmentgroup": "True", "hovertemplate": "color={\"id\": 18<br>x=%{x}<br>y=%{y}<extra></extra>", "legendgroup": "{\"id\": 18", "marker": {"color": "#A0E045", "pattern": {"shape": ""}}, "name": "{\"id\": 18", "offsetgroup": "{\"id\": 18", "orientation": "v", "showlegend": true, "textposition": "auto", "type": "bar", "x": ["{\"id\": 18"], "xaxis": "x", "y": [2299], "yaxis": "y"}, {"alignmentgroup": "True", "hovertemplate": "color=\"name\": \"drama\"}<br>x=%{x}<br>y=%{y}<extra></extra>", "legendgroup": "\"name\": \"drama\"}", "marker": {"color": "#A0E045", "pattern": {"shape": ""}}, "name": "\"name\": \"drama\"}", "offsetgroup": "\"name\": \"drama\"}", "orientation": "v", "showlegend": true, "textposition": "auto", "type": "bar", "x": ["\"name\": \"drama\"}"], "xaxis": "x", "y": [2299], "yaxis": "y"}], "layout": {"barmode": "relative", "legend": {"title": {"text": "color"}, "tracegroupgap": 0}, "title": {"text": "Most Popular Genre"}, "xaxis": {"anchor": "y", "domain": [0, 1], "title": {"text": "x"}}, "yaxis": {"anchor": "x", "domain": [0, 1], "title": {"text": "y"}}}}
